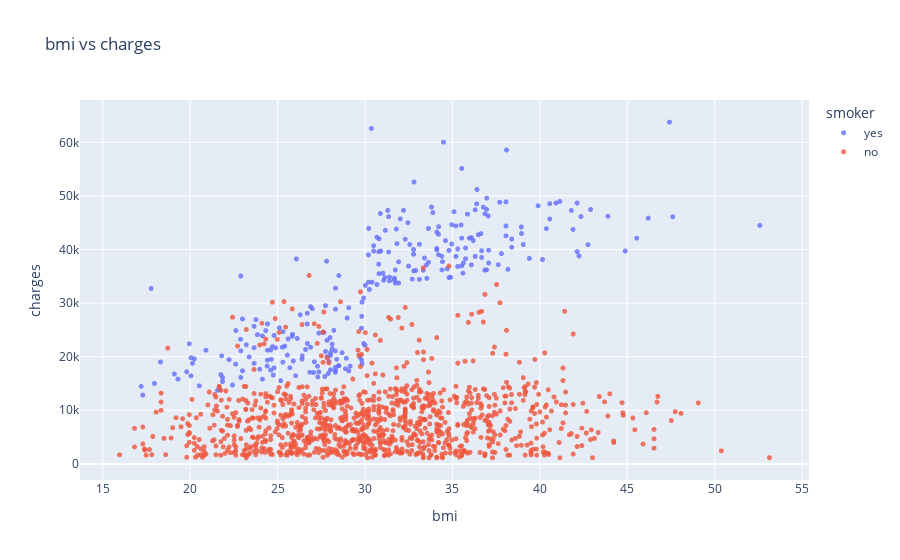

Notebook cell for this chart:
### Markdown cell above
BMI AND CHARGES

### Code cell
fig =px.scatter(medical_pd,
                x='bmi',
                y='charges',
                color='smoker',
                opacity=0.8,
                hover_data=['sex'],
                title='bmi vs charges')
fig.update_traces(marker_size =5)
fig.show()

### Figure 1 — Plotly figure (JSON) as saved in the notebook; plotly's stock layout.template omitted (floating-point values rounded to 4 significant figures; data arrays with more than 128 entries replaced by an {"elided": "..."} marker saying what was removed)
{"data": [{"customdata": {"elided": "274x1 str values"}, "hovertemplate": "smoker=yes<br>bmi=%{x}<br>charges=%{y}<br>sex=%{customdata[0]}<extra></extra>", "legendgroup": "yes", "marker": {"color": "#636efa", "opacity": 0.8, "size": 5, "symbol": "circle"}, "mode": "markers", "name": "yes", "showlegend": true, "type": "scattergl", "x": {"elided": "274 float values"}, "xaxis": "x", "y": {"elided": "274 float values"}, "yaxis": "y"}, {"customdata": {"elided": "1064x1 str values"}, "hovertemplate": "smoker=no<br>bmi=%{x}<br>charges=%{y}<br>sex=%{customdata[0]}<extra></extra>", "legendgroup": "no", "marker": {"color": "#EF553B", "opacity": 0.8, "size": 5, "symbol": "circle"}, "mode": "markers", "name": "no", "showlegend": true, "type": "scattergl", "x": {"elided": "1064 float values"}, "xaxis": "x", "y": {"elided": "1064 float values"}, "yaxis": "y"}], "layout": {"legend": {"title": {"text": "smoker"}, "tracegroupgap": 0}, "title": {"text": "bmi vs charges"}, "xaxis": {"anchor": "y", "domain": [0, 1], "title": {"text": "bmi"}}, "yaxis": {"anchor": "x", "domain": [0, 1], "title": {"text": "charges"}}}}
